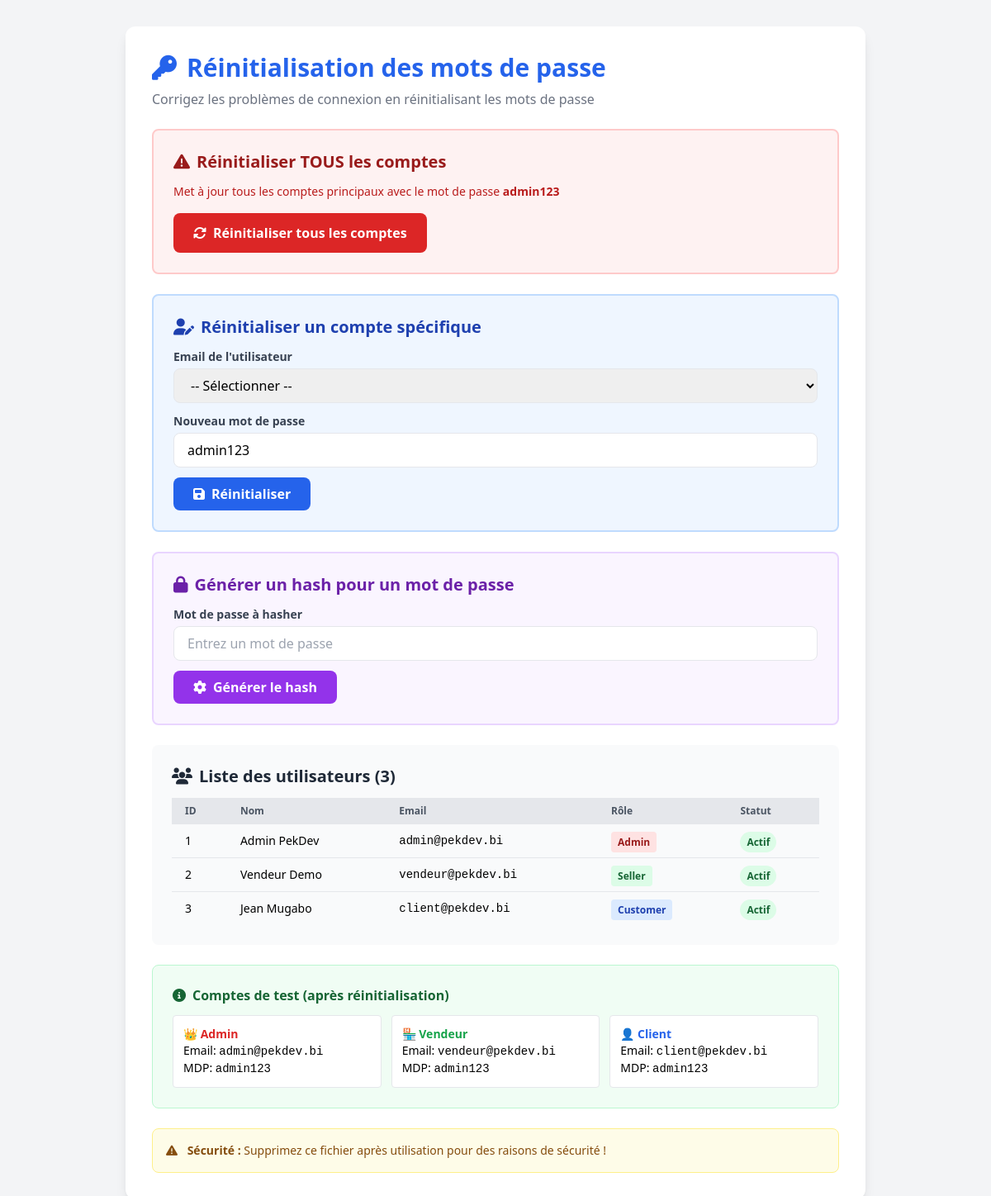
Page /reset-passwords.php on the committed database.
### tables this page shows
CREATE TABLE `users` (
  `id` INT(11) UNSIGNED NOT NULL AUTO_INCREMENT,
  `first_name` VARCHAR(50) NOT NULL,
  `last_name` VARCHAR(50) NOT NULL,
  `email` VARCHAR(100) NOT NULL UNIQUE,
  `phone` VARCHAR(20) DEFAULT NULL,
  `password` VARCHAR(255) NOT NULL,
  `avatar` VARCHAR(255) DEFAULT NULL,
  `role` ENUM('customer','seller','admin') DEFAULT 'customer',
  `province` VARCHAR(50) DEFAULT NULL,
  `city` VARCHAR(50) DEFAULT NULL,
  `address` TEXT DEFAULT NULL,
  `is_verified` TINYINT(1) DEFAULT 0,
  `is_active` TINYINT(1) DEFAULT 1,
  `last_login` DATETIME DEFAULT NULL,
  `created_at` TIMESTAMP DEFAULT CURRENT_TIMESTAMP,
  `updated_at` TIMESTAMP DEFAULT CURRENT_TIMESTAMP ON UPDATE CURRENT_TIMESTAMP,
  PRIMARY KEY (`id`),
  INDEX `idx_email` (`email`),
  INDEX `idx_role` (`role`)
);

### reset-passwords.php (the view, shortened to what this page needs)
<?php
require_once __DIR__ . '/config/bootstrap.php';
$users = [];
try {
    $users = $pdo->query("SELECT id, email, first_name, last_name, role, is_active FROM users ORDER BY id ASC")->fetchAll();
} catch (Exception $e) {}
?>
<!DOCTYPE html>
<html lang="fr">
<head>
    <script src="https://cdn.tailwindcss.com"></script>
    <link rel="stylesheet" href="https://cdnjs.cloudflare.com/ajax/libs/font-awesome/6.4.0/css/all.min.css">
</head>
<body class="bg-gray-100 min-h-screen p-8">
    <div class="max-w-4xl mx-auto">
        <div class="bg-white rounded-xl shadow-lg p-8">
            <h1 class="text-3xl font-bold text-blue-600 mb-2 flex items-center gap-3">
                <i class="fas fa-key"></i> Réinitialisation des mots de passe
            </h1>
            <p class="text-gray-500 mb-6">Corrigez les problèmes de connexion en réinitialisant les mots de passe</p>
            <div class="bg-red-50 border-2 border-red-200 rounded-lg p-6 mb-6">
                <h2 class="text-xl font-bold text-red-800 mb-3 flex items-center gap-2">
                    <i class="fas fa-exclamation-triangle"></i> Réinitialiser TOUS les comptes
                </h2>
                <p class="text-sm text-red-700 mb-4">
                    Met à jour tous les comptes principaux avec le mot de passe <strong>admin123</strong>
                </p>
                <form method="POST" onsubmit="return confirm('Êtes-vous sûr de vouloir réinitialiser tous les mots de passe ?');">
                    <button type="submit" class="bg-red-600 text-white px-6 py-3 rounded-lg hover:bg-red-700 font-semibold">
                        <i class="fas fa-sync-alt mr-2"></i>Réinitialiser tous les comptes
                    </button>
                </form>
            </div>
            <div class="bg-blue-50 border-2 border-blue-200 rounded-lg p-6 mb-6">
                <h2 class="text-xl font-bold text-blue-800 mb-3 flex items-center gap-2">
                    <i class="fas fa-user-edit"></i> Réinitialiser un compte spécifique
                </h2>
                <form method="POST" class="space-y-3">
                    <div>
                        <label class="block text-sm font-semibold text-gray-700 mb-1">Email de l'utilisateur</label>
                        <select name="email" required class="w-full px-4 py-2 border rounded-lg">
                            <option value="">-- Sélectionner --</option>
                        </select>
                    </div>
                    <div>
                        <label class="block text-sm font-semibold text-gray-700 mb-1">Nouveau mot de passe</label>
                        <input type="text" name="new_password" value="admin123" required class="w-full px-4 py-2 border rounded-lg">
                    </div>
                    <button type="submit" class="bg-blue-600 text-white px-6 py-2 rounded-lg hover:bg-blue-700 font-semibold">
                        <i class="fas fa-save mr-2"></i>Réinitialiser
                    </button>
                </form>
            </div>
            <div class="bg-purple-50 border-2 border-purple-200 rounded-lg p-6 mb-6">
                <h2 class="text-xl font-bold text-purple-800 mb-3 flex items-center gap-2">
                    <i class="fas fa-lock"></i> Générer un hash pour un mot de passe
                </h2>
                <form method="POST" class="space-y-3">
                    <div>
                        <label class="block text-sm font-semibold text-gray-700 mb-1">Mot de passe à hasher</label>
                        <input type="text" name="password" required class="w-full px-4 py-2 border rounded-lg" placeholder="Entrez un mot de passe">
                    </div>
                    <button type="submit" class="bg-purple-600 text-white px-6 py-2 rounded-lg hover:bg-purple-700 font-semibold">
                        <i class="fas fa-cog mr-2"></i>Générer le hash
                    </button>
                </form>
            </div>
            <div class="bg-gray-50 rounded-lg p-6">
                <h2 class="text-xl font-bold text-gray-800 mb-3 flex items-center gap-2">
                    <i class="fas fa-users"></i> Liste des utilisateurs (<?= count($users) ?>)
                </h2>
                <div class="overflow-x-auto">
                    <table class="w-full">
                        <thead class="bg-gray-200">
                            <tr>
                                <th class="px-4 py-2 text-left text-xs font-semibold text-gray-600">ID</th>
                                <th class="px-4 py-2 text-left text-xs font-semibold text-gray-600">Nom</th>
                                <th class="px-4 py-2 text-left text-xs font-semibold text-gray-600">Email</th>
                                <th class="px-4 py-2 text-left text-xs font-semibold text-gray-600">Rôle</th>
                                <th class="px-4 py-2 text-left text-xs font-semibold text-gray-600">Statut</th>
                            </tr>
                        </thead>
                        <tbody class="divide-y">
                            <?php foreach ($users as $user): ?>
                                <tr>
                                    <td class="px-4 py-2 text-sm"><?= $user['id'] ?></td>
                                    <td class="px-4 py-2 text-sm"><?= htmlspecialchars($user['first_name'] . ' ' . $user['last_name']) ?></td>
                                    <td class="px-4 py-2 text-sm font-mono"><?= htmlspecialchars($user['email']) ?></td>
                                    <td class="px-4 py-2">
                                        <span class="px-2 py-1 rounded text-xs font-semibold
                                            <?= $user['role'] == 'admin' ? 'bg-red-100 text-red-800' :
                                               ($user['role'] == 'seller' ? 'bg-green-100 text-green-800' : 'bg-blue-100 text-blue-800') ?>">
                                            <?= ucfirst($user['role']) ?>
                                        </span>
                                    </td>
                                    <td class="px-4 py-2">
                                        <span class="px-2 py-1 rounded-full text-xs font-semibold
                                            <?= $user['is_active'] ? 'bg-green-100 text-green-800' : 'bg-red-100 text-red-800' ?>">
                                            <?= $user['is_active'] ? 'Actif' : 'Inactif' ?>
                                        </span>
                                    </td>
                                </tr>
                            <?php endforeach; ?>
                        </tbody>
                    </table>
                </div>
            </div>
            <div class="mt-6 bg-green-50 border border-green-200 rounded-lg p-6">
                <h3 class="font-bold text-green-800 mb-3"><i class="fas fa-info-circle mr-2"></i>Comptes de test (après réinitialisation)</h3>
                <div class="grid md:grid-cols-3 gap-3 text-sm">
                    <div class="bg-white p-3 rounded border">
                        <p class="font-semibold text-red-600">👑 Admin</p>
                        <p>Email: <code>admin@pekdev.bi</code></p>
                        <p>MDP: <code>admin123</code></p>
                    </div>
                    <div class="bg-white p-3 rounded border">
                        <p class="font-semibold text-green-600">🏪 Vendeur</p>
                        <p>Email: <code>vendeur@pekdev.bi</code></p>
                        <p>MDP: <code>admin123</code></p>
                    </div>
                    <div class="bg-white p-3 rounded border">
                        <p class="font-semibold text-blue-600">👤 Client</p>
                        <p>Email: <code>client@pekdev.bi</code></p>
                        <p>MDP: <code>admin123</code></p>
                    </div>
                </div>
            </div>
            <div class="mt-6 bg-yellow-50 border border-yellow-200 rounded-lg p-4">
                <p class="text-sm text-yellow-800">
                    <i class="fas fa-exclamation-triangle mr-2"></i>
                    <strong>Sécurité :</strong> Supprimez ce fichier après utilisation pour des raisons de sécurité !
                </p>
            </div>
        </div>
    </div>
</body>
</html>

### rows in the picture
users: id "1", first_name+last_name "Admin PekDev", email "admin@pekdev.bi", role "Admin", is_active "Actif"
users: id "2", first_name+last_name "Vendeur Demo", email "vendeur@pekdev.bi", role "Seller", is_active "Actif"
users: id "3", first_name+last_name "Jean Mugabo", email "client@pekdev.bi", role "Customer", is_active "Actif"

### other values in the picture
count($users) "3"
